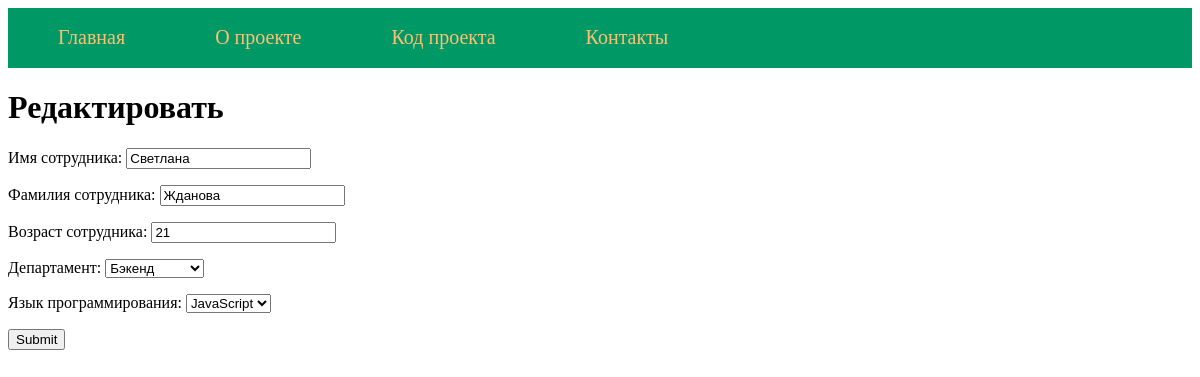
The page /edit/5/ on the database its author committed.
### application/models.py (models this page shows, shortened)
class Employee(models.Model):
    first_name = models.CharField(max_length=50, verbose_name='Имя сотрудника')
    last_name = models.CharField(max_length=100, verbose_name='Фамилия сотрудника')
    age = models.PositiveIntegerField(verbose_name='Возраст сотрудника')
    gender = models.CharField(max_length=20, verbose_name='Пол', choices=[('M', 'Мужской'), ('F', 'Женский')],
                              blank=True)
    departament = models.ForeignKey(Departament, blank=False, verbose_name='Департамент', on_delete=models.CASCADE)
    programing_language = models.ForeignKey(ProgramingLanguage, blank=False,
                                            verbose_name='Язык программирования',
                                            on_delete=models.CASCADE)
    class Meta:
        verbose_name = 'Сотрудник'
        verbose_name_plural = 'Сотрудники'

### application/views.py (the view)
# urls.py: path('edit/<slug:pk>/', Edit.as_view(), name='edit'),
class Edit(DataMixin, UpdateView):
    model = Employee
    fields = ['first_name', 'last_name', 'age', 'departament', 'programing_language']
    template_name = 'application/edit.html'
    success_url = reverse_lazy('home')
    def get_context_data(self, *, object_list=None, **kwargs):
        context = super().get_context_data(**kwargs)
        c_def = self.get_user_context(title='Редактировать')
        return context | c_def

### application/models.py (called while the page is built)
    def __str__(self):
        return self.name

    def __str__(self):
        return self.name

### application/utils.py (called while the page is built)
    def get_user_context(self, **kwargs):
        context = kwargs
        user_menu = menu.copy()
        if not self.request.user.is_authenticated:
            user_menu.pop(4)
        context['menu'] = user_menu
        return context

### application/templates/application/edit.html (shortened to what this page needs)
{% extends 'application/base.html' %}
{% block content %}
    <div class="title-main"><h1>{{ title }}</h1></div>
    <form method="POST">{% csrf_token %}
        {{ form.as_p }}
        <input type="submit" name="sumbit">
    </form>
{% endblock %}

### rows shown on the page
Employee: first_name "Светлана", last_name "Жданова", age "21", departament "Бэкенд", programing_language "JavaScript"

### other values the page prints
{{ m.title }} "Главная" "О проекте" "Код проекта" "Контакты"
{{ title }} "Редактировать"
